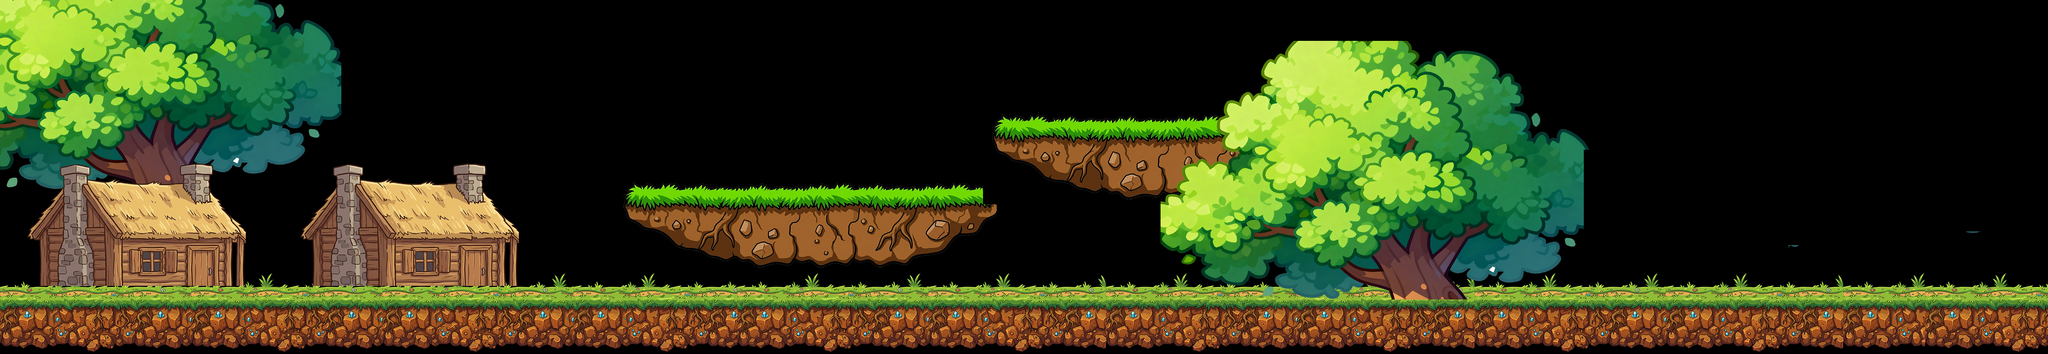

Rendered tile map (Tiled .tmx) drawn with the repository's tilesets; below, a short description and the map source with its tile grids summarised:
An orthogonal 150x26 tile map with 32x32 px tiles, 4 tile layers (图块层 1, 图块层 2, 图块层 3, 图块层 4), 4 tilesets and 8 objects (3x ground, 2x polygon, born).

<map version="1.10" tiledversion="1.11.2" orientation="orthogonal" renderorder="right-down" width="150" height="26" tilewidth="32" tileheight="32" infinite="0" nextlayerid="13" nextobjectid="19">
 <tileset firstgid="1" source="Tile_Ground_Forest_Mid_Crystal.tsx" />
 <tileset firstgid="113" source="env_platform_grass_01.tsx" />
 <tileset firstgid="337" source="Env_Tree_Oak_Giant_Green.tsx" />
 <tileset firstgid="1162" source="Bldg_House_Rustic_Thatch_01.tsx" />
 <layer id="1" name="图块层 1" width="150" height="26">
  <data>[3900 cells, 1050 non-empty, 98 distinct tile ids]</data>
 </layer>
 <layer id="2" name="图块层 2" width="150" height="26">
  <data>[3900 cells, 445 non-empty, 224 distinct tile ids]</data>
 </layer>
 <layer id="5" name="图块层 3" width="150" height="26">
  <data>[3900 cells, 1010 non-empty, 608 distinct tile ids]</data>
 </layer>
 <layer id="6" name="图块层 4" width="150" height="26">
  <data>[3900 cells, 289 non-empty, 144 distinct tile ids]</data>
 </layer>
 <objectgroup id="7" name="collisions">
  <object id="6" name="ground" type="ground" x="12" y="662" width="4774" height="144" />
  <object id="7" x="626" y="1182" />
  <object id="8" name="polygon" type="polygon" x="1558" y="434">
   <polygon points="0,0 690,0 686.745,72.5275 524.009,127.648 240.849,132 45.566,79.7802" />
  </object>
  <object id="9" name="polygon" type="polygon" x="2352" y="274">
   <polyline points="382,190 286,186 158,162 -6,74 0,0 512,0" />
  </object>
  <object id="17" name="ground" type="ground" x="4792" y="-2" width="12" height="816" />
  <object id="18" name="ground" type="ground" x="-4" y="2" width="16" height="816" />
 </objectgroup>
 <objectgroup id="10" name="born">
  <object id="13" name="born" type="born" x="190" y="410">
   <point />
  </object>
 </objectgroup>
 <objectgroup id="12" name="gate">
  <object id="15" x="4614" y="606">
   <point />
  </object>
 </objectgroup>
</map>
